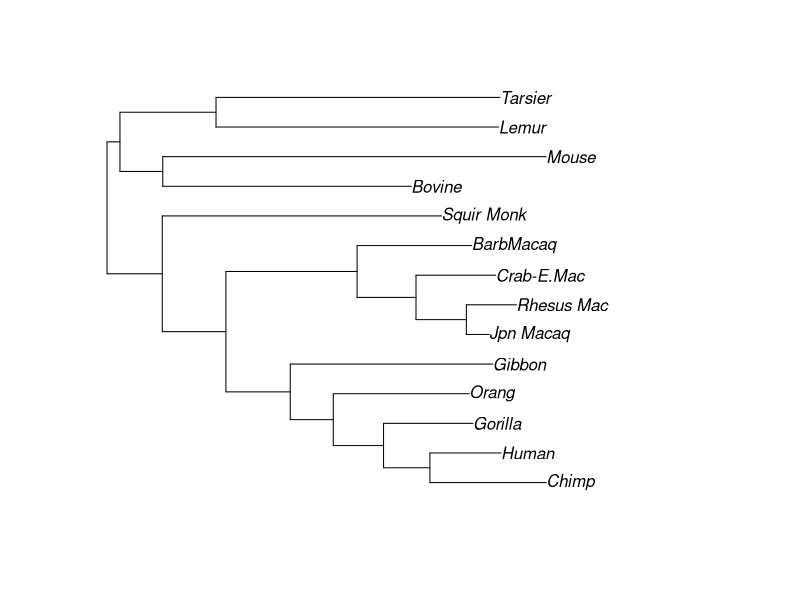
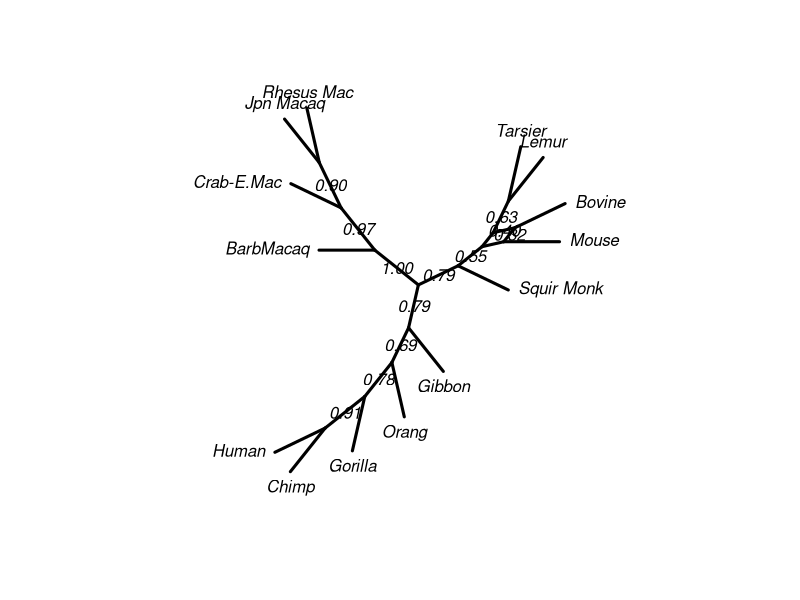
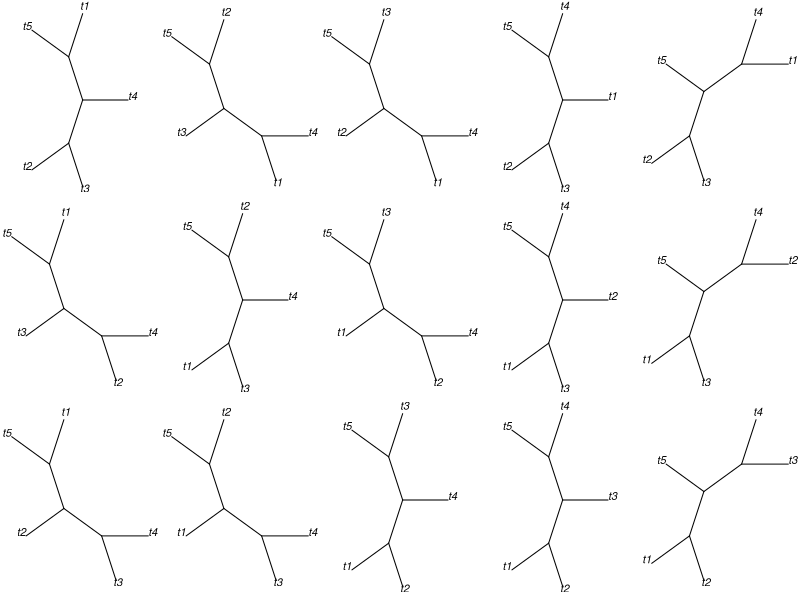

These figures' R source, in order:
## ----setup, echo=FALSE--------------------------------------------------------
# set global chunk options: images will be bigger
knitr::opts_chunk$set(fig.width=8, fig.height=6)
options(digits = 4)

## ----load packages------------------------------------------------------------
library(ape)
library(phangorn)
fdir <- system.file("extdata/trees", package = "phangorn")
primates <- read.phyDat(file.path(fdir, "primates.dna"),
                        format = "interleaved")

## ----nj tree------------------------------------------------------------------
dm <- dist.ml(primates)
treeNJ  <- NJ(dm)

## ----pml----------------------------------------------------------------------
fit <- pml(treeNJ, data=primates)
fit

## ----methods pml--------------------------------------------------------------
methods(class="pml")

## ----optim.pml----------------------------------------------------------------
fitJC  <- optim.pml(fit, rearrangement="NNI")
logLik(fitJC)

## ----F81+G+I, cache=TRUE------------------------------------------------------
fitF81 <- update(fitJC, k=4, inv=0.2, bf=baseFreq(primates))
fitF81

## ----GTR+G+I, cache=TRUE------------------------------------------------------
fitGTR <- optim.pml(fitF81, model="GTR", optInv=TRUE, optGamma=TRUE,
    rearrangement = "NNI", control = pml.control(trace = 0))
fitGTR

## ----stochastic, cache=TRUE---------------------------------------------------
fitGTR <- optim.pml(fitGTR, model="GTR", optInv=TRUE, optGamma=TRUE,
    rearrangement = "stochastic", control = pml.control(trace = 0))
fitGTR

## ----anova--------------------------------------------------------------------
anova(fitJC, fitGTR)

## ----SH_test------------------------------------------------------------------
SH.test(fitGTR, fitJC)

## ----AIC----------------------------------------------------------------------
AIC(fitJC)
AIC(fitGTR)
AICc(fitGTR)
BIC(fitGTR)

## ---- echo=TRUE, eval=TRUE, cache=TRUE----------------------------------------
bs <- bootstrap.pml(fitJC, bs=100, optNni=TRUE,
    control = pml.control(trace = 0))

## ----plotBS, fig.cap="Tree with bootstrap support. Unrooted tree (midpoint rooted) with bootstrap support values.", echo=TRUE----
plotBS(midpoint(fitJC$tree), bs, p = 50, type="p")

## ----ConsensusNet, fig.cap="ConsensusNet from the bootstrap sample.", echo=TRUE----
cnet <- consensusNet(bs, p=0.2)
plot(cnet, show.edge.label=TRUE)

## ----allTrees-----------------------------------------------------------------
trees <- allTrees(5)
par(mfrow=c(3,5), mar=rep(0,4))
for(i in 1:15)plot(trees[[i]], cex=1, type="u")

## ----nni----------------------------------------------------------------------
nni(trees[[1]])

## ----sessionInfo, echo=FALSE--------------------------------------------------
sessionInfo()
